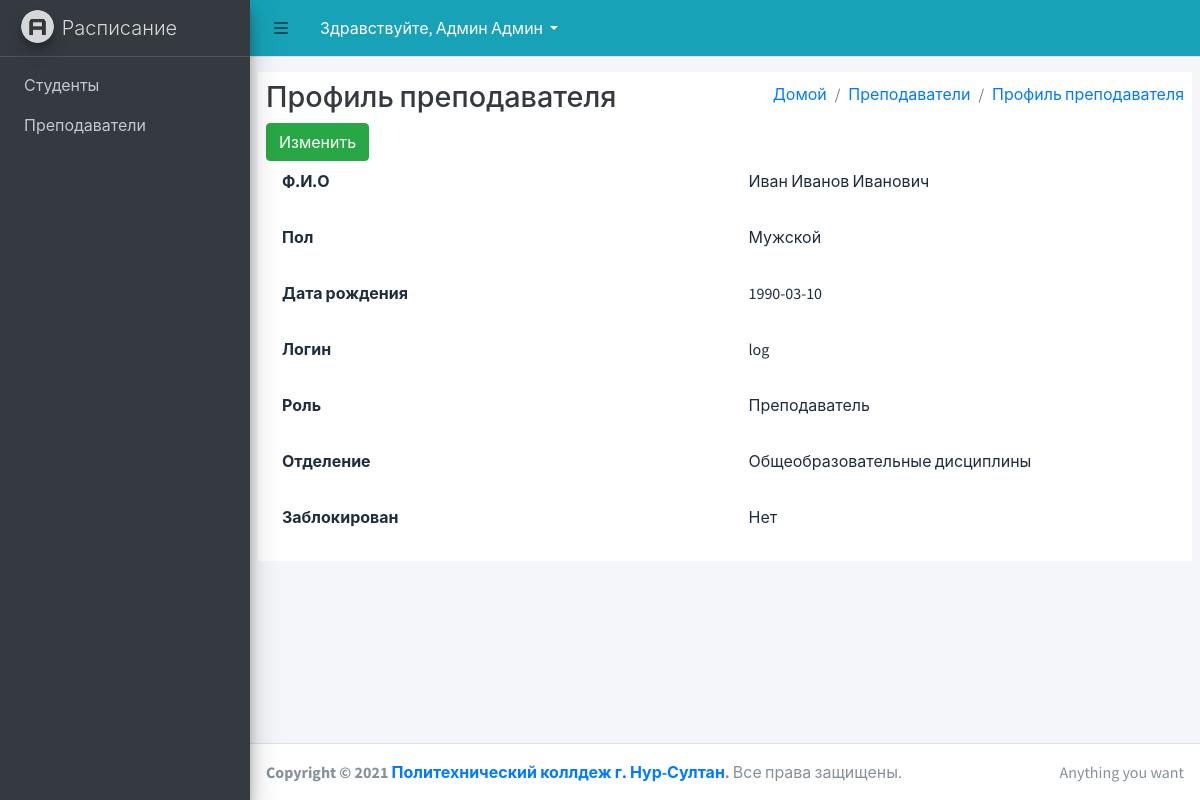
/template/profile-teacher.php?id=4 (signed in), run on the app's committed database.
### tables this page shows
CREATE TABLE `teacher` (
  `id` int(11) NOT NULL,
  `user_id` int(11) NOT NULL,
  `otdel_id` int(11) NOT NULL
);

CREATE TABLE `user` (
  `user_id` int(11) NOT NULL,
  `lastname` varchar(50) NOT NULL,
  `firstname` varchar(50) NOT NULL,
  `patronymic` varchar(50) NOT NULL,
  `login` varchar(50) NOT NULL,
  `pass` varchar(11) NOT NULL,
  `gender_id` int(11) NOT NULL,
  `birthday` date NOT NULL,
  `role_id` int(11) NOT NULL,
  `active` int(11) NOT NULL
);

CREATE TABLE `gender` (
  `id` int(11) NOT NULL,
  `genderName` varchar(50) NOT NULL
);

CREATE TABLE `role` (
  `id` int(11) NOT NULL,
  `sys_name` varchar(50) NOT NULL,
  `name` varchar(50) NOT NULL,
  `active` tinyint(4) NOT NULL DEFAULT 1
);

CREATE TABLE `otdel` (
  `id` int(11) NOT NULL,
  `otdelName` varchar(50) NOT NULL,
  `active` tinyint(4) NOT NULL DEFAULT 1
);

### BaseMapClass/BaseMap.php (called while the page is built, shortened)
<?php
abstract class BaseMap extends Config {
    function __construct()
    {
        $this->db = new PDO('mysql:host='.self::HOST.';dbname='.self::DB_NAME.'', ''.self::DB_USER.'', ''.self::DB_PASSWORD.'');
    }
}

### BaseMapClass/TeacherMap.php (called while the page is built, shortened)
<?php
require_once 'BaseMap.php';
class TeacherMap extends BaseMap {
    public function findProfileById($id)
    {
        $res = $this->db->query("SELECT * FROM teacher INNER JOIN user ON teacher.user_id = user.user_id INNER JOIN gender ON user.gender_id = gender.id INNER JOIN otdel ON otdel.id = teacher.otdel_id INNER JOIN role ON role.id = user.role_id WHERE teacher.id = $id");
        if ($res) {
            return $res->fetch(PDO::FETCH_ASSOC);
        }
    }
}

### template/profile-teacher.php (the view, shortened to what this page needs)
<?php
require 'head.php';
$get = new TeacherMap;
$findProfile = $get->findProfileById($_GET['id']);
?>
   <?php if($_SESSION['roleName'] == 'Администратор'): ?>
 <div class="content-wrapper">
    <div class="content-header">
      <div class="container-fluid bg-white pt-2 pl-2 pr-2 pb-2">
        <div class="row mb-2">
          <div class="col-sm-6">
            <h1 class="m-0 text-dark">Профиль преподавателя</h1>
          </div>
          <div class="col-sm-6">
            <ol class="breadcrumb float-sm-right">
              <li class="breadcrumb-item"><a href="index.php">Домой</a></li>
              <li class="breadcrumb-item "><a href="teacherList.php">Преподаватели</a></li>
              <li class="breadcrumb-item "><a href="profile-teacher.php">Профиль преподавателя</a></li>
            </ol>
          </div>
        </div>
        <div class="row md-2">
        <div class="col-md-6">
      <form action="">
      <button class="btn btn-success">Изменить</button>
      </form>
            <?php endif; ?></div>
            </div>
            <div class="row prepod-info">
            <div class="col-md-6">
            <ul class="nav flex-column">
  <li class="nav-item">
   <b> <p  class="nav-link">Ф.И.О</p></b>
  </li>
  <li class="nav-item">
   <b> <p  class="nav-link">Пол</p></b>
  </li>
  <li class="nav-item">
   <b> <p  class="nav-link">Дата рождения</p></b>
  </li>
  <li class="nav-item">
   <b> <p  class="nav-link">Логин</p></b>
  </li>
  <li class="nav-item">
   <b> <p  class="nav-link">Роль</p></b>
  </li>
  <li class="nav-item">
   <b> <p  class="nav-link">Отделение</p></b>
  </li>
  <li class="nav-item">
   <b> <p  class="nav-link">Заблокирован</p></b>
  </li>
</ul>
            </div>
            <div class="col-md-6">
            <ul class="nav flex-column">
  <li class="nav-item">
<p  class="nav-link"><?=$findProfile['firstname'] ?> <?=$findProfile['lastname'] ?> <?=$findProfile['patronymic'] ?></p>
  </li>
  <li class="nav-item">
    <p  class="nav-link"><?=$findProfile['genderName'] ?></p>
  </li>
  <li class="nav-item">
   <p  class="nav-link"><?=$findProfile['birthday']?></p>
  </li>
  <li class="nav-item">
   <p  class="nav-link"><?=$findProfile['login'] ?></p>
  </li>
  <li class="nav-item">
   <p  class="nav-link"><?=$findProfile['name']?></p>
  </li>
  <li class="nav-item">
    <p  class="nav-link"><?=$findProfile['otdelName'] ?></p>
  </li>
  <?php if($findProfile['active'] == 1): ?>
  <li class="nav-item">
   <p  class="nav-link"> Нет </p>
  </li>
  <?php endif; ?>
</ul>
            </div>
            </div>
      </div>
    </div>
  </div>
<?php require "footer.php" ?>

### data on the page
teacher: user.firstname "Иван", user.lastname "Иванов", user.patronymic "Иванович", gender.genderName "Мужской", user.birthday "1990-03-10", user.login "log", role.name "Преподаватель", otdel.otdelName "Общеобразовательные дисциплины"

### other printed values
$_SESSION['UserFirstName'] "Админ"
$_SESSION['UserLastName'] "Админ"
